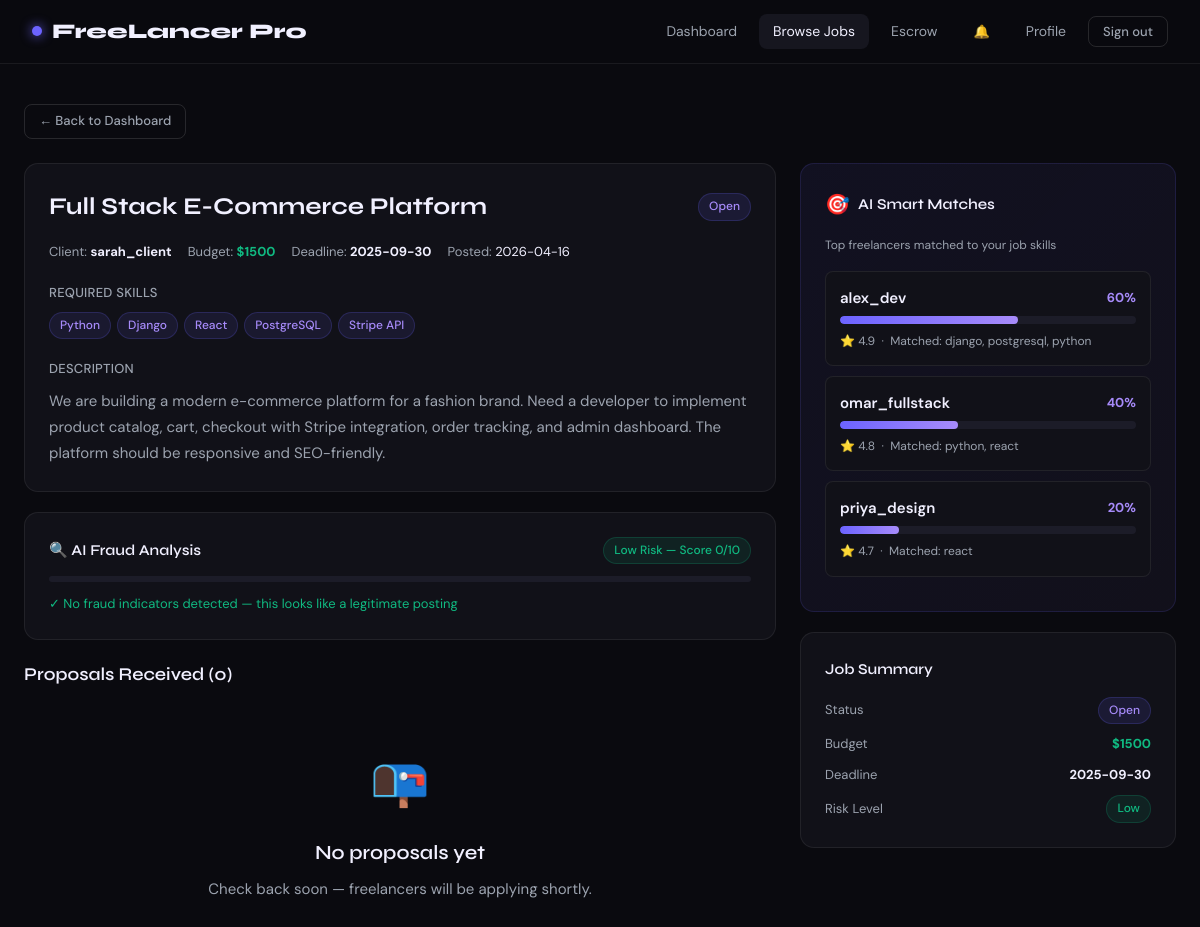
/jobs/1 (signed in), run on the app's committed database.
### tables this page shows
CREATE TABLE jobs (
            id INTEGER PRIMARY KEY AUTOINCREMENT,
            client_id INTEGER NOT NULL,
            title TEXT NOT NULL,
            description TEXT NOT NULL,
            skills_required TEXT NOT NULL,
            budget REAL NOT NULL,
            deadline TEXT NOT NULL,
            status TEXT DEFAULT 'open',
            fraud_score INTEGER DEFAULT 0,
            fraud_level TEXT DEFAULT 'Low',
            fraud_reasons TEXT DEFAULT '[]',
            created_at TIMESTAMP DEFAULT CURRENT_TIMESTAMP,
            FOREIGN KEY(client_id) REFERENCES users(id)
        );

CREATE TABLE users (
            id INTEGER PRIMARY KEY AUTOINCREMENT,
            username TEXT UNIQUE NOT NULL,
            email TEXT UNIQUE NOT NULL,
            password TEXT NOT NULL,
            role TEXT NOT NULL CHECK(role IN ('client','freelancer')),
            skills TEXT DEFAULT '',
            bio TEXT DEFAULT '',
            rating REAL DEFAULT 0.0,
            total_reviews INTEGER DEFAULT 0,
            balance REAL DEFAULT 1000.0,
            created_at TIMESTAMP DEFAULT CURRENT_TIMESTAMP
        );

### Backend/app.py (the view)
@app.route('/jobs/<int:job_id>')
@login_required
def job_detail(job_id):
    user = current_user()
    job = query_db("""
        SELECT j.*, u.username as client_name, u.rating as client_rating,
               u.total_reviews as client_reviews,
               (SELECT COUNT(*) FROM proposals WHERE job_id=j.id) as proposal_count
        FROM jobs j JOIN users u ON j.client_id=u.id WHERE j.id=?
    """, [job_id], one=True)
    if not job:
        return redirect(url_for('jobs_page'))
    proposals, escrow_info, matched, user_proposal = [], None, [], None
    if user['role'] == 'client' and job['client_id'] == user['id']:
        proposals = query_db("""
            SELECT p.*, u.username as freelancer_name, u.skills as freelancer_skills,
                   u.rating as freelancer_rating, u.total_reviews, u.bio as freelancer_bio
            FROM proposals p JOIN users u ON p.freelancer_id=u.id
            WHERE p.job_id=? ORDER BY p.bid_amount ASC
        """, [job_id])
        escrow_info = query_db("SELECT * FROM escrow WHERE job_id=?", [job_id], one=True)
        freelancers = query_db("SELECT * FROM users WHERE role='freelancer'")
        matched = match_freelancers(job['skills_required'], [dict(f) for f in freelancers])
    if user['role'] == 'freelancer':
        user_proposal = query_db(
            "SELECT * FROM proposals WHERE job_id=? AND freelancer_id=?",
            [job_id, user['id']], one=True)
    fraud_reasons = json.loads(job['fraud_reasons'] or '[]')
    return render_template('job_detail.html', user=user, job=job,
                           proposals=proposals, escrow_info=escrow_info,
                           user_proposal=user_proposal, matched=matched,
                           fraud_reasons=fraud_reasons)

### Backend/app.py (called while the page is built)
def get_db():
    db = getattr(g, '_database', None)
    if db is None:
        db = g._database = sqlite3.connect(DATABASE)
        db.row_factory = sqlite3.Row
        db.execute("PRAGMA journal_mode=WAL")
        db.execute("PRAGMA foreign_keys=ON")
    return db

def query_db(query, args=(), one=False):
    cur = get_db().execute(query, args)
    rv = cur.fetchall()
    return (rv[0] if rv else None) if one else rv

def match_freelancers(job_skills_str, all_freelancers):
    job_skills = {s.strip().lower() for s in job_skills_str.split(',') if s.strip()}
    if not job_skills:
        return []
    results = []
    for fl in all_freelancers:
        fl_skills = {s.strip().lower() for s in (fl.get('skills') or '').split(',') if s.strip()}
        if not fl_skills:
            continue
        common = job_skills & fl_skills
        if not common:
            continue
        match_pct = round(len(common) / len(job_skills) * 100)
        results.append({
            'id': fl['id'], 'username': fl['username'], 'skills': fl['skills'],
            'rating': fl['rating'], 'total_reviews': fl['total_reviews'],
            'bio': fl['bio'] or '', 'matched_skills': sorted(common), 'match_pct': match_pct,
        })
    results.sort(key=lambda x: (-x['match_pct'], -x['rating']))
    return results[:6]

def current_user():
    uid = session.get('user_id')
    if uid:
        return query_db("SELECT * FROM users WHERE id=?", [uid], one=True)
    return None

def login_required(f):
    @wraps(f)
    def wrapper(*args, **kwargs):
        if not session.get('user_id'):
            if request.is_json or request.path.startswith('/api/'):
                return jsonify({'error': 'Authentication required'}), 401
            return redirect(url_for('login_page'))
        return f(*args, **kwargs)
    return wrapper

### Frontend/templates/job_detail.html (shortened to what this page needs)
{% extends "base.html" %}
{% block content %}
<div class="page-wrapper">
  <a href="/dashboard" class="btn btn-ghost btn-sm" style="margin-bottom:1.5rem">← Back to Dashboard</a>
  <div style="display:grid;grid-template-columns:2fr 1fr;gap:1.5rem;align-items:start">
    <div>
      <div class="card" style="margin-bottom:1.25rem">
        <div class="flex items-center gap-3" style="flex-wrap:wrap;margin-bottom:1rem">
          <h1 class="font-display" style="font-size:1.5rem;font-weight:700;flex:1">{{ job.title }}</h1>
          <span class="badge badge-{{ 'open' if job.status=='open' else 'closed' }}">{{ job.status.replace('_',' ').title() }}</span>
        </div>
        <div class="flex gap-4" style="flex-wrap:wrap;margin-bottom:1.25rem">
          <div class="text-sm"><span class="text-muted">Client:</span> <strong>{{ job.client_name }}</strong></div>
          <div class="text-sm"><span class="text-muted">Budget:</span> <strong style="color:var(--green)">${{ "%.0f"|format(job.budget) }}</strong></div>
          <div class="text-sm"><span class="text-muted">Deadline:</span> <strong>{{ job.deadline }}</strong></div>
          <div class="text-sm"><span class="text-muted">Posted:</span> {{ job.created_at[:10] }}</div>
        </div>
        <div style="margin-bottom:1.25rem">
          <div class="form-label">Required Skills</div>
          <div style="display:flex;flex-wrap:wrap;gap:.375rem">
            {% for skill in job.skills_required.split(',') %}
            <span class="skill-tag">{{ skill.strip() }}</span>
            {% endfor %}
          </div>
        </div>
        <div>
          <div class="form-label">Description</div>
          <div style="color:var(--text2);line-height:1.75;white-space:pre-line">{{ job.description }}</div>
        </div>
      </div>
      <div class="card" style="margin-bottom:1.25rem">
        <div class="flex items-center justify-between" style="margin-bottom:.75rem">
          <span class="font-display" style="font-weight:600">🔍 AI Fraud Analysis</span>
          <span class="badge badge-{{ job.fraud_level|lower }}">{{ job.fraud_level }} Risk — Score {{ job.fraud_score }}/10</span>
        </div>
        <div class="progress-bar" style="margin-bottom:.75rem">
        </div>
        {% if fraud_reasons %}
        <div class="text-sm text-muted">
          <div style="font-weight:500;color:var(--text2);margin-bottom:.375rem">Flags detected:</div>
          {% for r in fraud_reasons %}<div style="margin-bottom:3px">⚠️ {{ r }}</div>{% endfor %}
        </div>
        {% else %}
        <div class="text-sm text-success">✓ No fraud indicators detected — this looks like a legitimate posting</div>
        {% endif %}
      </div>
      {% if user.role == 'client' and job.client_id == user.id %}
      <div>
        <h2 class="font-display" style="font-size:1.125rem;font-weight:600;margin-bottom:1rem">
          Proposals Received ({{ proposals|length }})
        </h2>
        {% if proposals %}
        {% for p in proposals %}
        <div class="proposal-card {{ 'accepted-card' if p.status=='accepted' else '' }}">
          <div class="flex items-center justify-between" style="flex-wrap:wrap;gap:.75rem;margin-bottom:.875rem">
            <div>
              <div class="flex items-center gap-2">
                <span style="font-weight:600;color:var(--text)">{{ p.freelancer_name }}</span>
                <span class="badge badge-{{ p.status }}">{{ p.status.title() }}</span>
              </div>
              <div class="text-sm text-muted" style="margin-top:3px">
                ⭐ {{ "%.1f"|format(p.freelancer_rating) }} ({{ p.total_reviews }} reviews) &nbsp;|&nbsp;
                Skills: {{ p.freelancer_skills or 'Not specified' }}
              </div>
            </div>
            <div style="text-align:right">
              <div style="font-family:var(--font-display);font-size:1.25rem;font-weight:700;color:var(--green)">${{ "%.0f"|format(p.bid_amount) }}</div>
              <div class="text-xs text-muted">Timeline: {{ p.timeline }}</div>
            </div>
          </div>
          <div style="padding:.75rem;background:var(--bg2);border-radius:var(--radius-sm);margin-bottom:.875rem">
            <div class="text-xs text-muted" style="margin-bottom:.375rem">Cover Letter</div>
            <div class="text-sm" style="color:var(--text2);white-space:pre-line">{{ p.cover_letter }}</div>
          </div>
          {% if p.status == 'pending' and job.status == 'open' %}
          <div class="flex gap-2">
            <button class="btn btn-success btn-sm" onclick="acceptProposal({{ p.id }})">✓ Accept</button>
            <button class="btn btn-danger btn-sm" onclick="rejectProposal({{ p.id }})">✗ Reject</button>
            <button class="btn btn-ghost btn-sm" onclick="openEscrowModal({{ p.id }}, '{{ p.freelancer_name }}', {{ p.freelancer_id }}, {{ p.bid_amount }})">
              💰 Fund Escrow
            </button>
          </div>
          {% elif p.status == 'accepted' %}
          {% if not escrow_info %}
          <button class="btn btn-primary btn-sm" onclick="openEscrowModal({{ p.id }}, '{{ p.freelancer_name }}', {{ p.freelancer_id }}, {{ p.bid_amount }})">
            💰 Fund Escrow for this freelancer
          </button>
          {% endif %}
          {% endif %}
        </div>
        {% endfor %}
        {% else %}
        <div class="empty-state" style="padding:2.5rem">
          <div class="empty-icon">📭</div>
          <div class="empty-title">No proposals yet</div>
          <div class="empty-text">Check back soon — freelancers will be applying shortly.</div>
        </div>
        {% endif %}
      </div>
      {% endif %}
    </div>
    <div>
      {% if user.role == 'client' and job.client_id == user.id %}
      {% if matched %}
      <div class="ai-section" style="margin-bottom:1.25rem">
        <div class="flex items-center gap-2" style="margin-bottom:1rem">
          <span style="font-size:1.25rem">🎯</span>
          <span class="font-display" style="font-weight:600">AI Smart Matches</span>
        </div>
        <div class="text-xs text-muted" style="margin-bottom:1rem">Top freelancers matched to your job skills</div>
        {% for m in matched %}
        <div style="padding:.875rem;background:var(--bg2);border:1px solid var(--border);border-radius:var(--radius-sm);margin-bottom:.625rem">
          <div class="flex items-center justify-between" style="margin-bottom:.375rem">
            <span style="font-weight:600;font-size:.9375rem">{{ m.username }}</span>
            <span style="font-size:.8125rem;font-weight:700;color:var(--accent2)">{{ m.match_pct }}%</span>
          </div>
          <div class="match-bar"><div class="match-fill" style="width:{{ m.match_pct }}%"></div></div>
          <div class="text-xs text-muted" style="margin-top:.5rem">
            ⭐ {{ "%.1f"|format(m.rating) }} &nbsp;·&nbsp;
            Matched: {{ m.matched_skills|join(', ') }}
          </div>
        </div>
        {% endfor %}
      </div>
      {% endif %}
      {% endif %}
      <div class="card">
        <div class="font-display" style="font-weight:600;margin-bottom:1rem">Job Summary</div>
        <div style="display:flex;flex-direction:column;gap:.625rem">
          <div class="flex items-center justify-between text-sm">
            <span class="text-muted">Status</span>
            <span class="badge badge-{{ 'open' if job.status=='open' else 'closed' }}">{{ job.status.replace('_',' ').title() }}</span>
          </div>
          <div class="flex items-center justify-between text-sm">
            <span class="text-muted">Budget</span>
            <strong class="text-success">${{ "%.0f"|format(job.budget) }}</strong>
          </div>
          <div class="flex items-center justify-between text-sm">
            <span class="text-muted">Deadline</span>
            <strong>{{ job.deadline }}</strong>
          </div>
          <div class="flex items-center justify-between text-sm">
            <span class="text-muted">Risk Level</span>
            <span class="badge badge-{{ job.fraud_level|lower }}">{{ job.fraud_level }}</span>
          </div>
        </div>
      </div>
    </div>
  </div>
</div>
{% endblock %}

### Frontend/templates/base.html (style rules this page uses)
:root { --bg: #0a0a0f; --bg2: #111118; --bg3: #16161f; --bg4: #1c1c28; --border: rgba(255,255,255,0.07); --border2: rgba(255,255,255,0.12); --accent: #6c63ff; --accent2: #a78bfa; --accent-glow: rgba(108,99,255,0.25); --gold: #f59e0b; --gold-light: #fcd34d; --green: #10b981; --green-bg: rgba(16,185,129,0.1); --red: #ef4444; --red-bg: rgba(239,68,68,0.1); --yellow: #f59e0b; --yellow-bg: rgba(245,158,11,0.1); --text: #f1f0ff; --text2: #9ca3af; --text3: #6b7280; --radius: 14px; --radius-sm: 8px; --shadow: 0 8px 32px rgba(0,0,0,0.4); --font-display: 'Syne', sans-serif; --font-body: 'DM Sans', sans-serif; }
*, *::before, *::after { box-sizing: border-box; margin: 0; padding: 0; }
html { scroll-behavior: smooth; }
body { font-family: var(--font-body); background: var(--bg); color: var(--text); min-height: 100vh; font-size: 15px; line-height: 1.6; }
.btn { display: inline-flex; align-items: center; justify-content: center; gap: 7px; padding: 9px 20px; border-radius: var(--radius-sm); border: none; cursor: pointer; font-family: var(--font-body); font-size: 0.875rem; font-weight: 500; transition: all 0.2s; text-decoration: none; white-space: nowrap; }
.btn-ghost { background: transparent; color: var(--text2); border: 1px solid var(--border2); }
.btn-sm { padding: 6px 14px; font-size: 0.8125rem; }
.page-wrapper { max-width: 1200px; margin: 0 auto; padding: 2.5rem 1.5rem; }
.card { background: var(--bg2); border: 1px solid var(--border); border-radius: var(--radius); padding: 1.5rem; transition: border-color 0.2s, transform 0.2s; }
.form-label { display: block; font-size: 0.8125rem; font-weight: 500; color: var(--text2); margin-bottom: 0.5rem; letter-spacing: 0.02em; text-transform: uppercase; }
.badge { display: inline-flex; align-items: center; gap: 5px; padding: 3px 10px; border-radius: 20px; font-size: 0.75rem; font-weight: 500; }
.badge-low { background: var(--green-bg); color: var(--green); border: 1px solid rgba(16,185,129,0.2); }
.badge-open { background: rgba(108,99,255,0.12); color: var(--accent2); border: 1px solid rgba(108,99,255,0.2); }
.skill-tag { display: inline-flex; padding: 3px 10px; background: rgba(108,99,255,0.1); border: 1px solid rgba(108,99,255,0.2); color: var(--accent2); border-radius: 20px; font-size: 0.75rem; font-weight: 500; }
.progress-bar { height: 6px; background: var(--bg4); border-radius: 10px; overflow: hidden; }
.empty-state { text-align: center; padding: 4rem 2rem; }
.empty-icon { font-size: 3rem; margin-bottom: 1rem; }
.empty-title { font-family: var(--font-display); font-size: 1.25rem; font-weight: 600; color: var(--text); margin-bottom: 0.5rem; }
.empty-text { color: var(--text2); margin-bottom: 1.5rem; }
.flex { display: flex; }
.items-center { align-items: center; }
.justify-between { justify-content: space-between; }
.gap-2 { gap: 0.5rem; }
.gap-3 { gap: 0.75rem; }
.gap-4 { gap: 1rem; }
.text-sm { font-size: 0.8125rem; }
.text-xs { font-size: 0.75rem; }
.text-muted { color: var(--text2); }
.text-success { color: var(--green); }
.font-display { font-family: var(--font-display); }

### Frontend/templates/job_detail.html (style rules this page uses)
.match-bar { height:8px;border-radius:4px;background:var(--bg4);overflow:hidden;margin-top:6px; }
.match-fill { height:100%;border-radius:4px;background:linear-gradient(90deg,var(--accent),var(--accent2)); }
.ai-section { background:linear-gradient(135deg,rgba(108,99,255,.08),rgba(167,139,250,.05));border:1px solid rgba(108,99,255,.15);border-radius:var(--radius);padding:1.5rem;margin-bottom:1.5rem; }

### data on the page
jobs: title "Full Stack E-Commerce Platform", status.replace "Open", budget "1500", deadline "2025-09-30", created_at "2026-04-16", description "We are building a modern e-commerce platform for a fashion brand. Need a developer to implement product catalog, cart, checkout with Stripe integration, order tracking, and admin dashboard. The platform should be responsive and SEO-friendly.", fraud_level "Low", fraud_score "0"
users: client_name "sarah_client"
users: username "alex_dev", match_pct "60", rating "4.9", matched_skills "django, postgresql, python"
users: username "omar_fullstack", match_pct "40", rating "4.8", matched_skills "python, react"
users: username "priya_design", match_pct "20", rating "4.7", matched_skills "react"

### other printed values
{{ skill.strip() }} "Python" "Django" "React" "PostgreSQL" "Stripe API"
{{ proposals|length }} "0"
